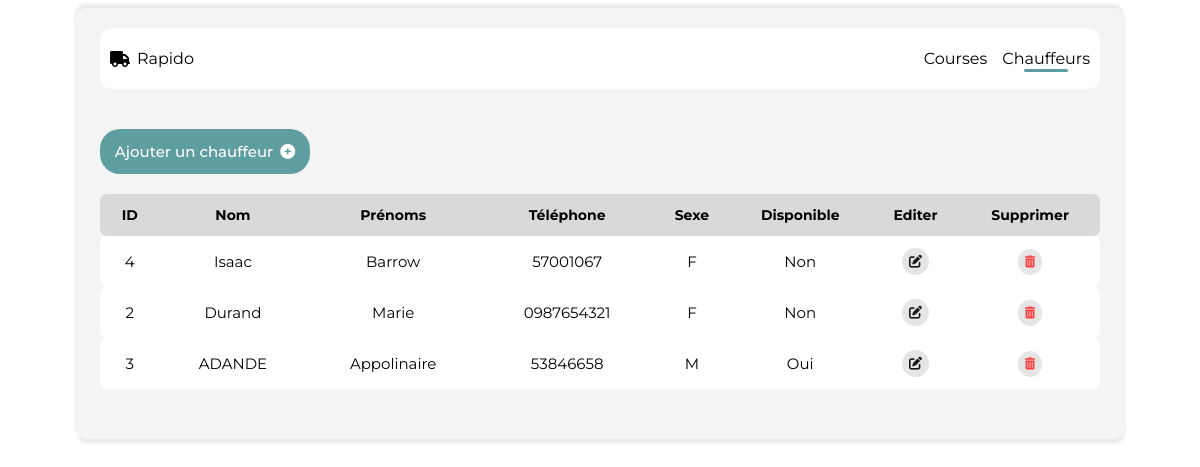
/chauffeurs.php, run on the app's committed database.
### tables this page shows
CREATE TABLE IF NOT EXISTS `chauffeurs` (
  `chauffeur_id` int NOT NULL AUTO_INCREMENT,
  `nom` varchar(255) NOT NULL,
  `prenoms` varchar(255) NOT NULL,
  `telephone` varchar(20) NOT NULL,
  `sexe` enum('M','F') NOT NULL,
  `disponible` tinyint(1) NOT NULL,
  PRIMARY KEY (`chauffeur_id`)
);

### db/Database.php (called while the page is built)
<?php
class Database
{
    private $host = "localhost";
    private $username = "root";
    private $password = "";
    private $dbname = "rapido";
    private $db;
    public function __construct()
    {
        try {
            $dsn = "mysql:host=$this->host;dbname=$this->dbname";
            $this->db = new PDO($dsn, $this->username, $this->password);
        } catch (PDOException $e) {
            die("Erreur : " . $e->getMessage());
        }
    }
    public function db()
    {
        return $this->db;
    }
}

### db/Chauffeur.php (called while the page is built, shortened)
<?php
require_once('Database.php');
class Chauffeur
{
    private $db;
    public function __construct()
    {
        $database = new Database();
        $this->db = $database->db();
    }
    public function read()
    {
        $query = "SELECT * FROM chauffeurs";
        $stmt = $this->db->query($query);
        return $stmt->fetchAll(PDO::FETCH_ASSOC);
    }
}

### chauffeurs.php (the view, shortened to what this page needs)
<?php
require_once('db/Chauffeur.php');
$chauffeurModel = new Chauffeur();
$chauffeurs = $chauffeurModel->read();
?>
<!DOCTYPE html>
<html lang="fr">
<head>
    <link rel="stylesheet" href="./styles/index.css">
    <link rel="stylesheet" href="./styles/table.css">
    <link rel="stylesheet" href="./styles/modal.css">
</head>
<body>
    <div class="content">
        <?php require_once('./menu.php'); ?>
        <div class="button flex addButton">
            <p>Ajouter un chauffeur</p>
            <i class="fa-solid fa-circle-plus"></i>
        </div>
        <main class="mt-8">
            <table class="w-full">
                <thead>
                    <tr>
                        <th>ID</th>
                        <th>Nom</th>
                        <th>Prénoms</th>
                        <th>Téléphone</th>
                        <th>Sexe</th>
                        <th>Disponible</th>
                        <th>Editer</th>
                        <th>Supprimer</th>
                    </tr>
                </thead>
                <tbody>
                    <?php foreach ($chauffeurs as $chauffeur) : ?>
                        <tr>
                            <td><?php echo $chauffeur['chauffeur_id']; ?></td>
                            <td><?php echo $chauffeur['nom']; ?></td>
                            <td><?php echo $chauffeur['prenoms']; ?></td>
                            <td><?php echo $chauffeur['telephone']; ?></td>
                            <td><?php echo $chauffeur['sexe']; ?></td>
                            <td><?php echo ($chauffeur['disponible'] == 1) ? 'Oui' : 'Non'; ?></td>
                            <td>
                                <a href="./chauffeurs.php?id=<?= $chauffeur['chauffeur_id'] ?>">
                                    <i class="fa-solid fa-pen-to-square tableIcon"></i>
                                </a>
                            </td>
                            <td>
                                <a href="./chauffeurs.php?dcid=<?= $chauffeur['chauffeur_id'] ?>">
                                    <i class="fa-solid fa-trash-can tableIcon deleteButton"></i>
                                </a>
                            </td>
                        </tr>
                    <?php endforeach; ?>
                </tbody>
            </table>
        </main>
    </div>
</body>
</html>

### styles/index.css (style rules this page uses)
html { font-family: "Montserrat", sans-serif; font-optical-sizing: auto; font-style: normal; }
body { background: white; }
* { text-decoration: none; color: black; }
.flex { display: flex; align-items: center; justify-content: space-between; gap: 7px; }
.content { background: rgba(128, 128, 128, 0.09); max-width: 1000px; margin: auto; box-shadow: 1px 4px 3px rgba(0, 0, 0, 0.086), -1px -4px 3px rgba(0, 0, 0, 0.086); padding: 20px 2%; border-radius: 10px; }
.tableIcon { border-radius: 50%; background: rgba(128, 128, 128, 0.233); padding: 7px; font-size: 13px; cursor: pointer; opacity: 0.9; }
.tableIcon.fa-trash-can { color: rgba(255, 0, 0, 0.822); font-size: 12px; }
.button { background: cadetblue; width: fit; color: white; border-radius: 20px; padding: 0 10px; max-width: 190px; justify-content: center; margin: 40px 0 10px; cursor: pointer; transition: .1s ease; font-weight: 500; font-size: 15px; height: 45px; }
.button p, .button i { color: white; }

### styles/table.css (style rules this page uses)
.content table { margin: 20px 0 30px; border-collapse: collapse; width: 100%; text-align: center; font-size: 15px; white-space: nowrap; }
.content table thead { background: rgba(128, 128, 128, 0.239); padding: 10px; width: 200px; border-radius: 10px; font-size: 14px; }
.content table tbody tr { gap: 10px; margin-top: 10px; padding-top: 20px; row-gap: 10px; }
.content table th, .content table td { padding: 12px 8px; color: rgba(0, 0, 0, 1); }
.content table thead th:nth-child(1), .content table tbody td:nth-child(1) { border-radius: 7px 0 0 7px; }
.content table thead th:last-child, .content table tbody td:last-child { border-radius: 0 7px 7px 0; }
.content table tbody tr { margin: 15px 0; background: white; padding: 12px 10px; }
.content table tbody tr td { padding: 12px 15px; margin: 5px 0; }

### data on the page
chauffeurs: chauffeur_id "4", nom "Isaac", prenoms "Barrow", telephone "57001067", sexe "F", disponible "Non"
chauffeurs: chauffeur_id "2", nom "Durand", prenoms "Marie", telephone "0987654321", sexe "F", disponible "Non"
chauffeurs: chauffeur_id "3", nom "ADANDE", prenoms "Appolinaire", telephone "53846658", sexe "M", disponible "Oui"
